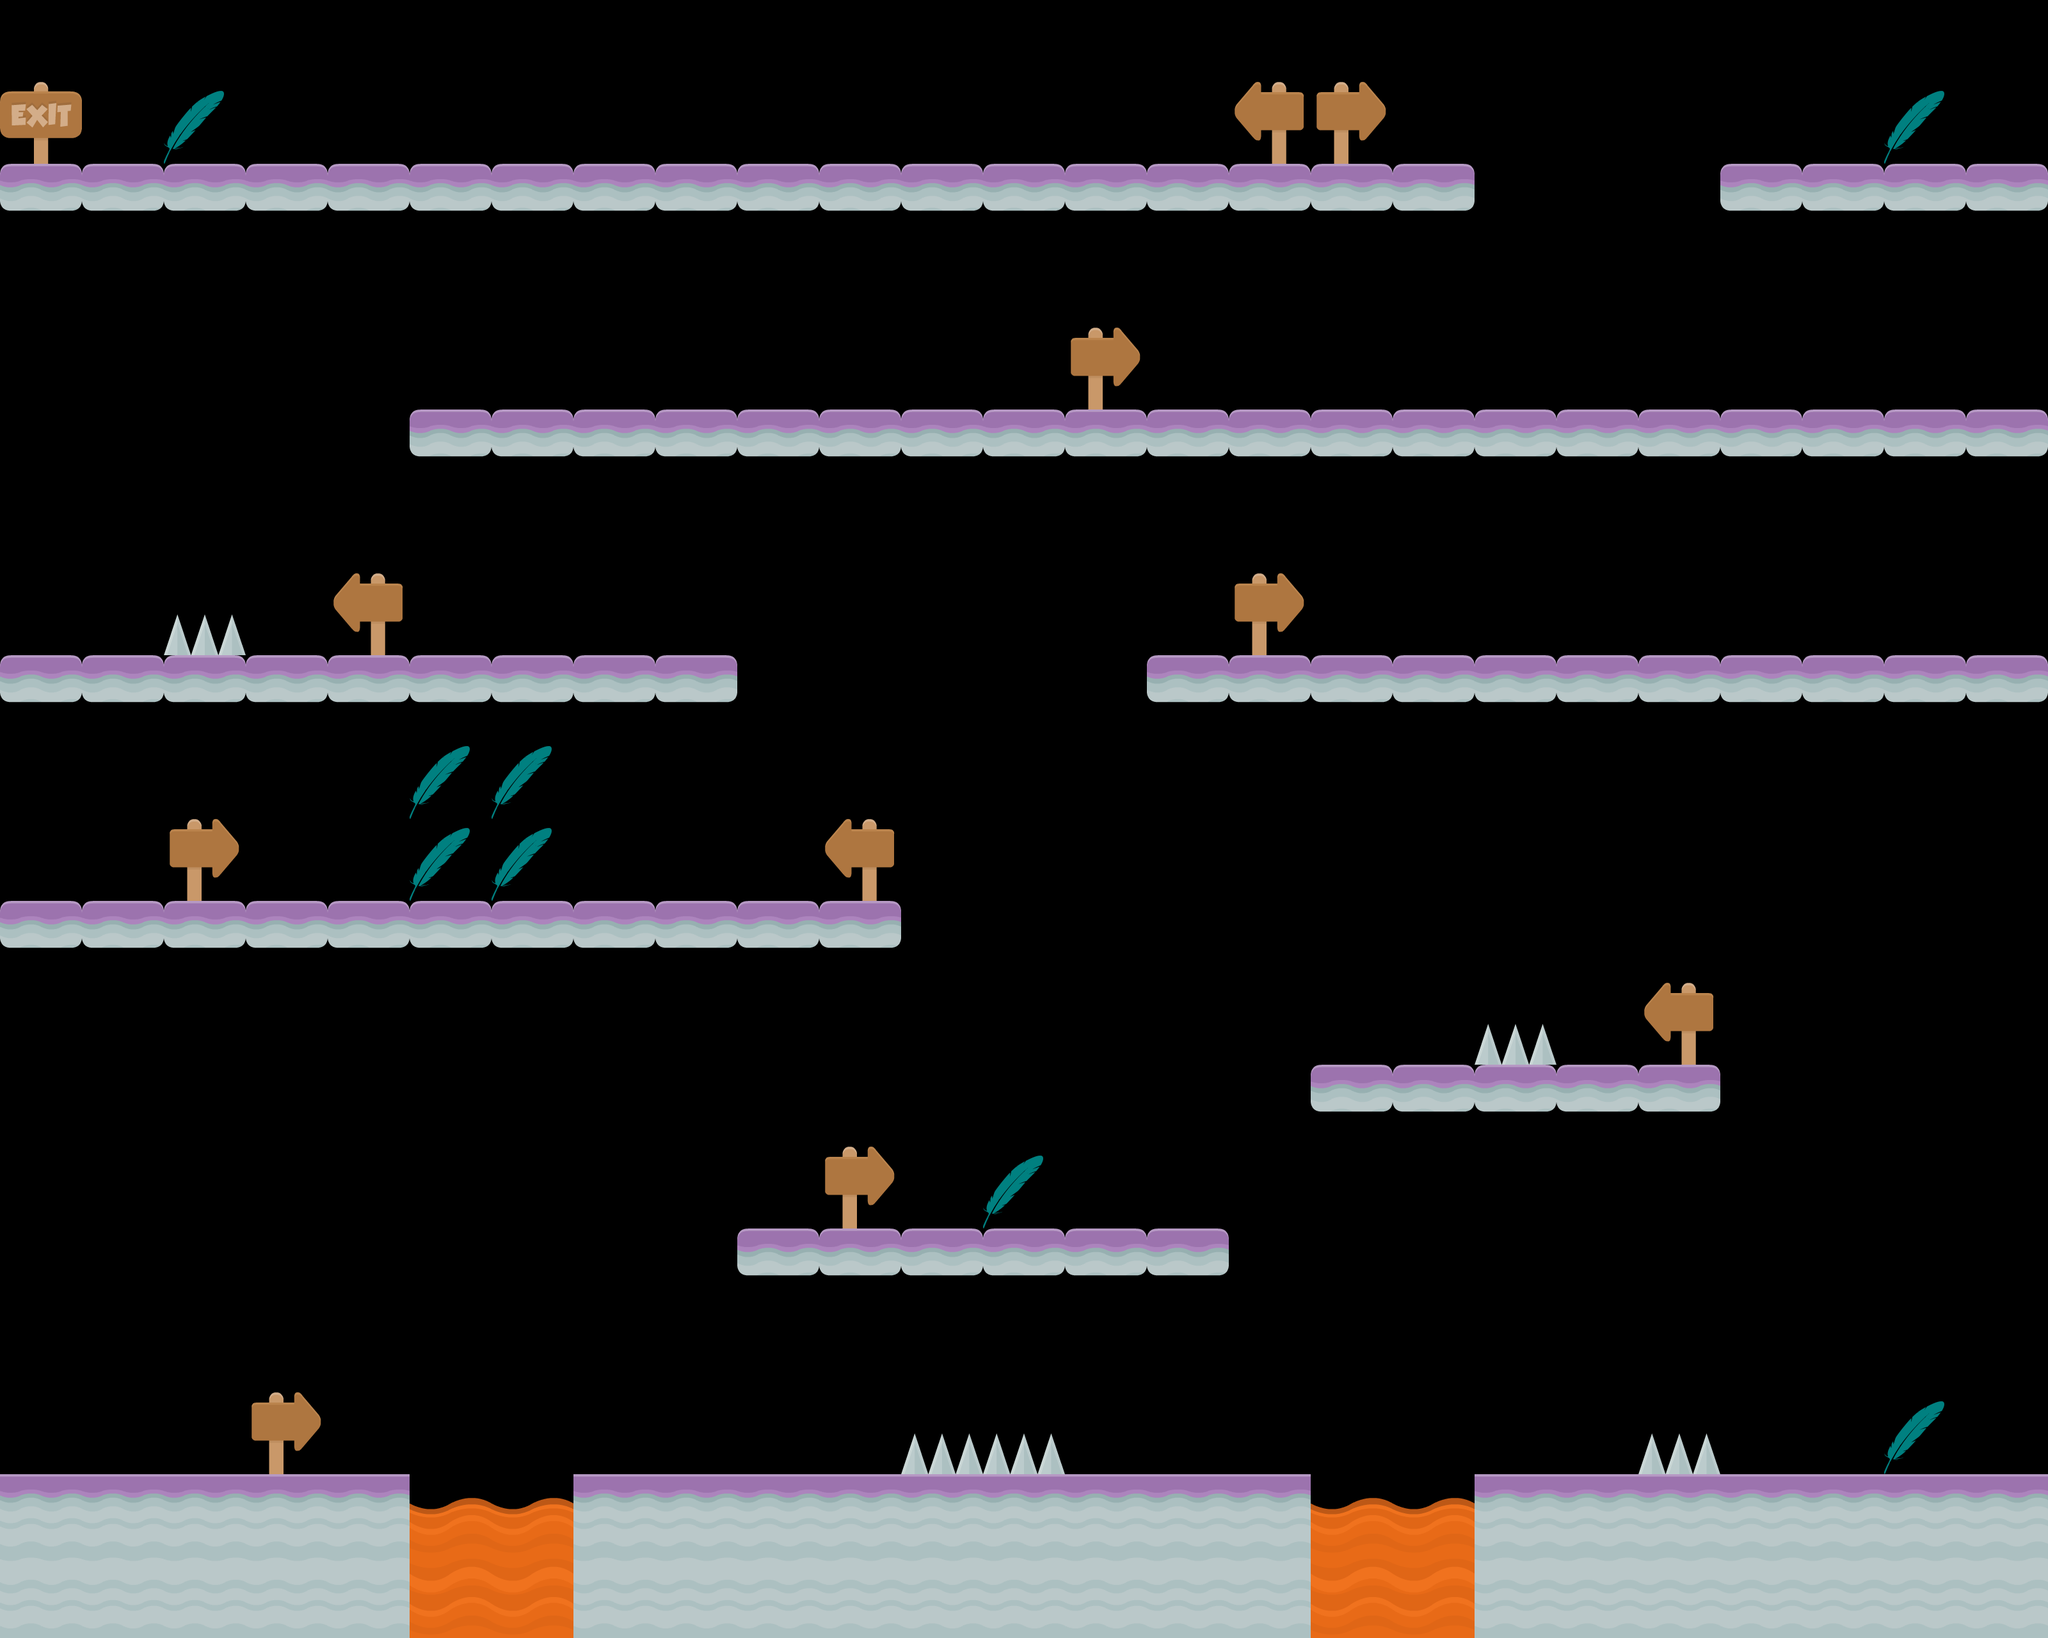

Below is a game level as drawn by its tile map, then a one-line description and the .tmx that defines it (tile-layer data replaced by summaries):
An orthogonal 25x20 tile map with 128x128 px tiles, 5 tile layers (monedas, no tocar, fondo, frente, ...).

<map version="1.2" tiledversion="2019.04.25" orientation="orthogonal" renderorder="right-down" width="25" height="20" tilewidth="128" tileheight="128" infinite="0" nextlayerid="6" nextobjectid="1">
 <tileset firstgid="1" name="mispatrones" tilewidth="128" tileheight="128" tilecount="13" columns="0">
  <grid orientation="orthogonal" width="1" height="1" />
  <tile id="0">
   <image width="94" height="114" source="images/items/pluma.png" />
  </tile>
  <tile id="1">
   <image width="128" height="128" source="images/tiles/planetLeft.png" />
  </tile>
  <tile id="2">
   <image width="128" height="128" source="images/tiles/planetMid.png" />
  </tile>
  <tile id="3">
   <image width="128" height="128" source="images/tiles/planetRight.png" />
  </tile>
  <tile id="4">
   <image width="128" height="128" source="images/tiles/planetCenter.png" />
  </tile>
  <tile id="5">
   <image width="128" height="128" source="images/tiles/lava.png" />
  </tile>
  <tile id="6">
   <image width="128" height="128" source="images/tiles/lavaTop_high.png" />
  </tile>
  <tile id="7">
   <image width="128" height="128" source="images/tiles/lavaTop_low.png" />
  </tile>
  <tile id="8">
   <image width="128" height="128" source="images/tiles/planetHalf.png" />
  </tile>
  <tile id="9">
   <image width="128" height="128" source="images/tiles/spikes.png" />
  </tile>
  <tile id="10">
   <image width="128" height="128" source="images/tiles/signExit.png" />
  </tile>
  <tile id="11">
   <image width="128" height="128" source="images/tiles/signLeft.png" />
  </tile>
  <tile id="12">
   <image width="128" height="128" source="images/tiles/signRight.png" />
  </tile>
 </tileset>
 <layer id="1" name="monedas" width="25" height="20">
  <data>[500 cells, 8 non-empty, 1 distinct tile ids]</data>
 </layer>
 <layer id="2" name="no tocar" width="25" height="20">
  <data>[500 cells, 13 non-empty, 3 distinct tile ids]</data>
 </layer>
 <layer id="3" name="fondo" width="25" height="20">
  <data>[500 cells, 14 non-empty, 4 distinct tile ids]</data>
 </layer>
 <layer id="4" name="frente" width="25" height="20">
  <data>[500 cells, 0 non-empty, 0 distinct tile ids]</data>
 </layer>
 <layer id="5" name="plataforma" width="25" height="20">
  <data>[500 cells, 123 non-empty, 3 distinct tile ids]</data>
 </layer>
</map>
